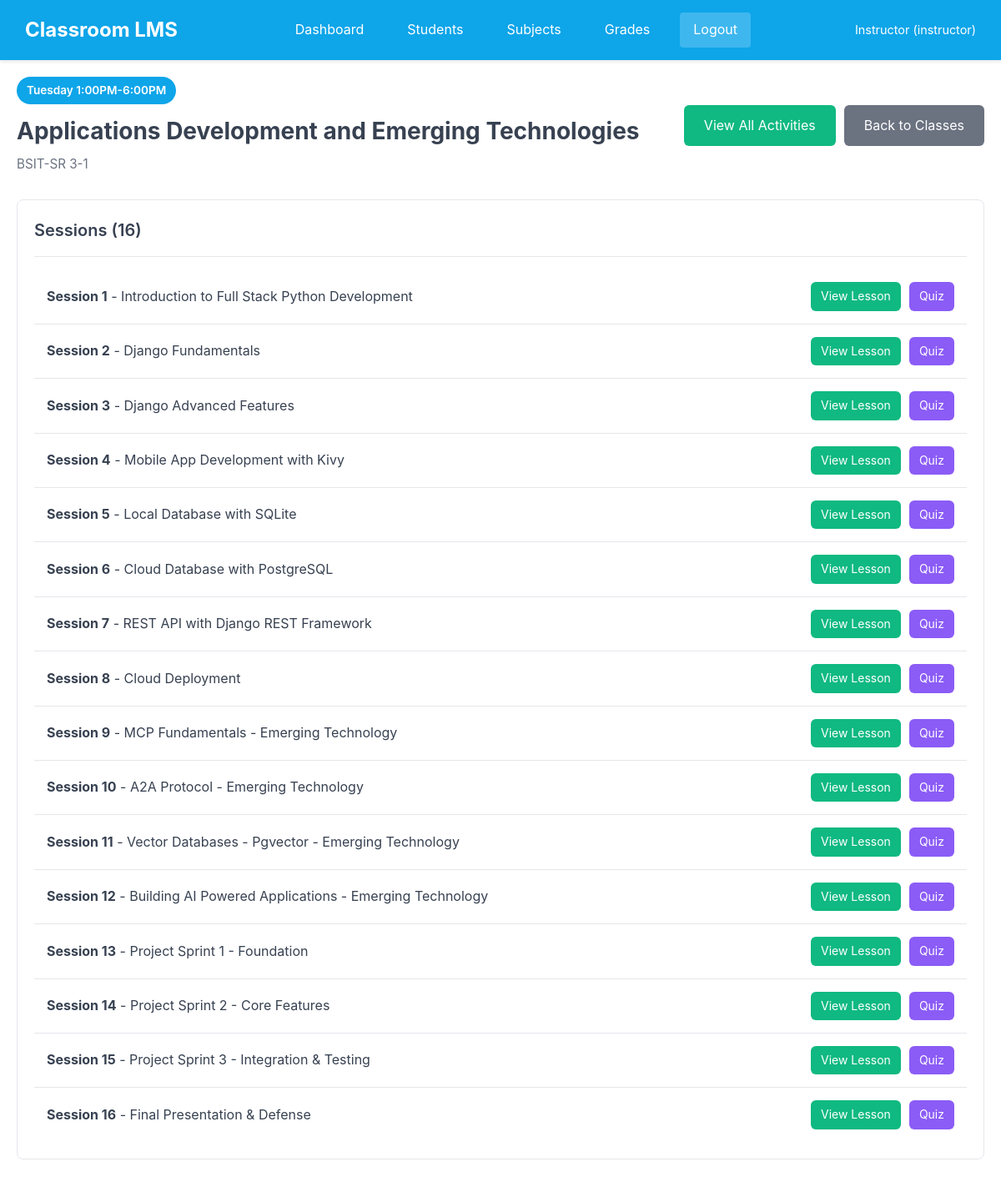
Page /subjects/10 (signed in) on the committed database.
### tables this page shows
CREATE TABLE users (
            id INTEGER PRIMARY KEY AUTOINCREMENT,
            username TEXT UNIQUE NOT NULL,
            password_hash TEXT NOT NULL,
            full_name TEXT NOT NULL,
            role TEXT NOT NULL,
            student_id TEXT,
            section TEXT,
            created_at TIMESTAMP DEFAULT CURRENT_TIMESTAMP
        );

CREATE TABLE subjects (
        id INTEGER PRIMARY KEY AUTOINCREMENT,
        code TEXT NOT NULL,
        name TEXT NOT NULL,
        description TEXT,
        section TEXT,
        day TEXT,
        time_schedule TEXT
    );

### app.py (the view)
@app.route('/subjects/<int:id>')
@login_required
def subject_detail(id):
    conn = get_db()
    cursor = conn.cursor()
    cursor.execute('SELECT * FROM subjects WHERE id = ?', (id,))
    subject = cursor.fetchone()
    cursor.execute('SELECT * FROM sessions WHERE subject_id = ? ORDER BY session_number', (id,))
    sessions = cursor.fetchall()
    conn.close()
    return render_template('sessions.html', subject=subject, sessions=sessions)

### app.py (called while the page is built)
@login_manager.user_loader
def load_user(user_id):
    conn = get_db()
    cursor = conn.cursor()
    cursor.execute('SELECT * FROM users WHERE id = ?', (user_id,))
    user = cursor.fetchone()
    conn.close()
    if user:
        return User(user['id'], user['username'], user['full_name'], user['role'], user['student_id'], user['section'])
    return None

### database.py (called while the page is built)
def get_db():
    conn = sqlite3.connect(DATABASE)
    conn.row_factory = sqlite3.Row
    return conn

### templates/sessions.html (shortened to what this page needs)
{% extends 'base.html' %}
{% block content %}
<div class="page-header">
    <div>
        <span class="schedule-badge">{{ subject.day }} {{ subject.time_schedule }}</span>
        <h1>{{ subject.name }}</h1>
        <p class="section-info">{{ subject.section }}</p>
    </div>
    <div class="flex gap-10">
        <a href="{{ url_for('all_activities', subject_id=subject.id) }}" class="btn btn-emerald">View All Activities</a>
        <a href="{{ url_for('dashboard') }}" class="btn btn-secondary">Back to Classes</a>
    </div>
</div>
<div class="card">
    <div class="card-header">
        <span class="card-title">Sessions (16)</span>
    </div>
    <ul class="session-list">
        {% for session in sessions %}
        <li class="session-item">
            <div>
                <strong>Session {{ session.session_number }}</strong>
                <span> - {{ session.title }}</span>
            </div>
            <div class="flex gap-10">
                <a href="{{ url_for('session_lesson', session_id=session.id) }}" class="btn btn-sm btn-emerald">View Lesson</a>
                <a href="{{ url_for('session_quiz', session_id=session.id) }}" class="btn btn-sm btn-violet">Quiz</a>
            </div>
        </li>
        {% endfor %}
    </ul>
</div>
{% endblock %}

### templates/base.html (shortened to what this page needs)
<!DOCTYPE html>
<html lang="en">
<head>
    <link rel="stylesheet" href="{{ url_for('static', filename='css/style.css') }}">
</head>
<body>
    {% if current_user.is_authenticated %}
    <nav class="navbar">
        <div class="nav-brand">
            <a href="{{ url_for('index') }}">Classroom LMS</a>
        </div>
        <div class="nav-links">
            {% if current_user.role == 'instructor' %}
                <a href="{{ url_for('dashboard') }}">Dashboard</a>
                <a href="{{ url_for('students') }}">Students</a>
                <a href="{{ url_for('subjects') }}">Subjects</a>
                <a href="{{ url_for('grades') }}">Grades</a>
            {% else %}
                <a href="{{ url_for('student_dashboard') }}">Dashboard</a>
                <a href="{{ url_for('my_grades') }}">My Grades</a>
            {% endif %}
            <a href="{{ url_for('logout') }}" class="btn-logout">Logout</a>
        </div>
        <div class="nav-user">
            <span>{{ current_user.full_name }} ({{ current_user.role }})</span>
        </div>
    </nav>
    {% endif %}
    <main class="container">
        {% block content %}{% endblock %}
    </main>
</body>
</html>

### static/css/style.css (style rules this page uses)
* { margin: 0; padding: 0; box-sizing: border-box; }
body { font-family: 'Inter', -apple-system, BlinkMacSystemFont, 'Segoe UI', Roboto, sans-serif; background-color: #FFFFFF; color: #374151; line-height: 1.6; }
.container { max-width: 1200px; margin: 0 auto; padding: 20px; }
.navbar { background-color: #0EA5E9; padding: 15px 30px; display: flex; justify-content: space-between; align-items: center; box-shadow: 0 2px 4px rgba(0,0,0,0.1); }
.nav-brand a { color: white; text-decoration: none; font-size: 1.5rem; font-weight: bold; }
.nav-links { display: flex; gap: 20px; }
.nav-links a { color: white; text-decoration: none; padding: 8px 16px; border-radius: 4px; transition: background-color 0.2s; }
.nav-user { color: white; font-size: 0.9rem; }
.btn-logout { background-color: rgba(255,255,255,0.2) !important; }
.btn { display: inline-block; padding: 12px 24px; background-color: #0EA5E9; color: white; border: none; border-radius: 6px; font-size: 1rem; cursor: pointer; text-decoration: none; transition: background-color 0.2s; }
.btn-secondary { background-color: #6B7280; }
.btn-sm { padding: 6px 12px; font-size: 0.875rem; }
.btn-emerald { background-color: #10B981; }
.btn-violet { background-color: #8B5CF6; }
.card { background: white; border: 1px solid #E5E7EB; border-radius: 8px; padding: 20px; margin-bottom: 20px; }
.card-header { display: flex; justify-content: space-between; align-items: center; margin-bottom: 15px; padding-bottom: 15px; border-bottom: 1px solid #E5E7EB; }
.card-title { font-size: 1.25rem; font-weight: 600; color: #374151; }
.session-list { list-style: none; }
.session-item { display: flex; justify-content: space-between; align-items: center; padding: 15px; border-bottom: 1px solid #E5E7EB; }
.session-item:last-child { border-bottom: none; }
.page-header { display: flex; justify-content: space-between; align-items: center; margin-bottom: 30px; }
.page-header h1 { font-size: 1.75rem; color: #374151; }
.flex { display: flex; }
.gap-10 { gap: 10px; }

### templates/sessions.html (style rules this page uses)
.schedule-badge { background: #0EA5E9; color: white; padding: 6px 12px; border-radius: 20px; font-size: 0.85rem; font-weight: 600; display: inline-block; margin-bottom: 10px; }
.section-info { color: #6B7280; font-size: 0.95rem; margin-top: 5px; }

### rows in the picture
users: full_name "Instructor", role "instructor"
subjects: day "Tuesday", time_schedule "1:00PM-6:00PM", name "Applications Development and Emerging Technologies", section "BSIT-SR 3-1"

### other values in the picture
{{ session.session_number }} "1"
{{ session.title }} "Introduction to Full Stack Python Development"
{{ session.session_number }} "2"
{{ session.title }} "Django Fundamentals"
{{ session.session_number }} "3"
{{ session.title }} "Django Advanced Features"
{{ session.session_number }} "4"
{{ session.title }} "Mobile App Development with Kivy"
{{ session.session_number }} "5"
{{ session.title }} "Local Database with SQLite"
{{ session.session_number }} "6"
{{ session.title }} "Cloud Database with PostgreSQL"
{{ session.session_number }} "7"
{{ session.title }} "REST API with Django REST Framework"
{{ session.session_number }} "8"
